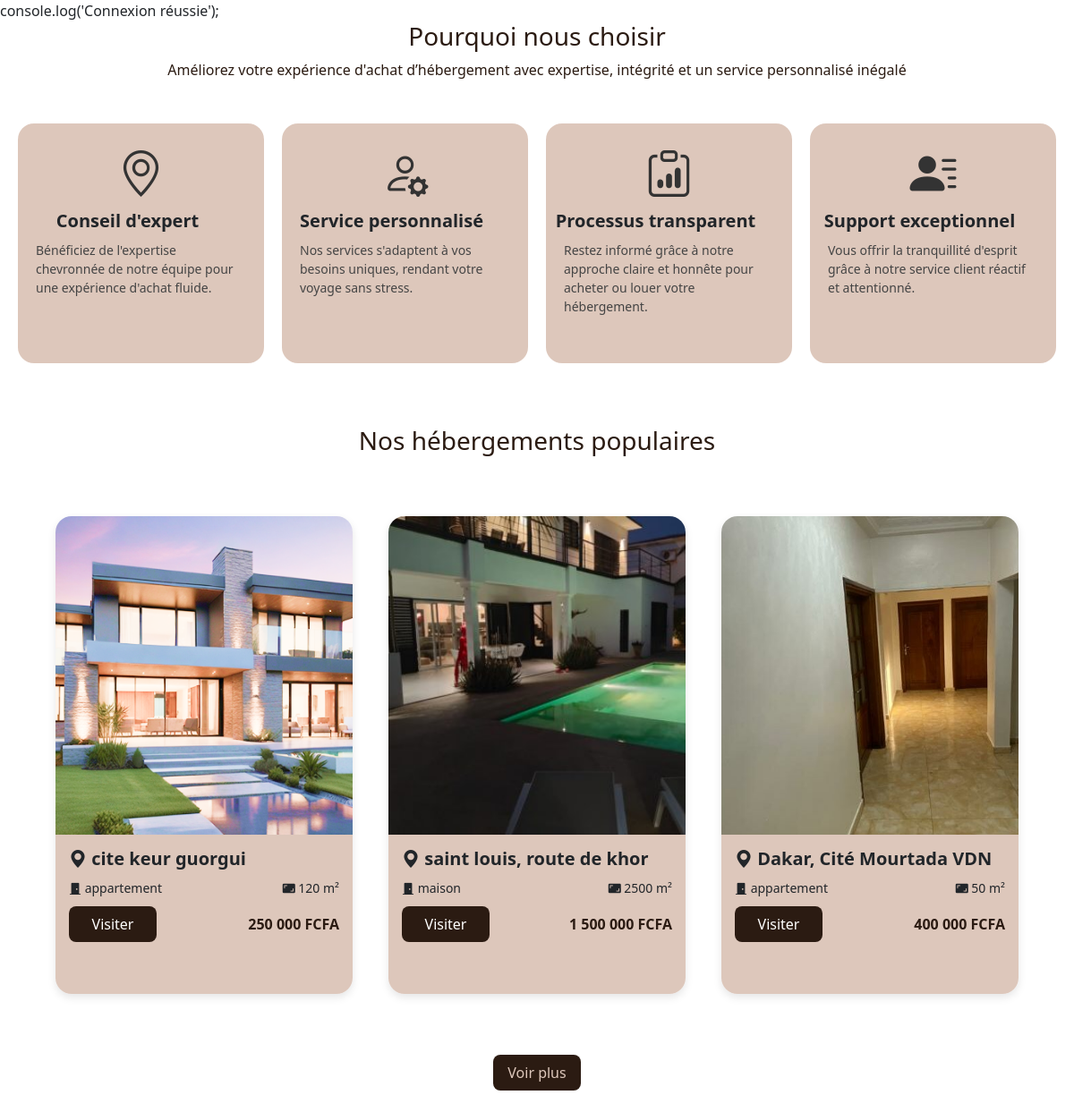
Screenshot of /pages/section2.php with the database file from the repository.
### tables this page shows
CREATE TABLE `bien` (
  `idbien` int(11) NOT NULL,
  `titre` varchar(100) NOT NULL,
  `description` text NOT NULL,
  `photo` varchar(255) NOT NULL,
  `type` varchar(100) NOT NULL,
  `surface` double NOT NULL,
  `prix` double NOT NULL,
  `localisation` varchar(255) NOT NULL,
  `status` varchar(100) NOT NULL,
  `date_creation` datetime NOT NULL DEFAULT current_timestamp()
);

### CRUD/biendModel.php (called while the page is built, shortened)
<?php<?php
require_once("con_db.php");
function getAllBiens()
{
    global $con;
    $sql = "SELECT * FROM bien";
    $result = $con->query($sql);
    if ($result) {
        return $result->fetch_all(MYSQLI_ASSOC);
    } else {
        return [];
    }
}

### pages/section2.php (the view)
<?php
include_once("./CRUD/biendModel.php");
$biens = getAllBiens();
$biensAccueil = array_slice($biens, 0, 3);
?>
<head>
  <link href="https://cdn.jsdelivr.net/npm/bootstrap@5.3.0/dist/css/bootstrap.min.css" rel="stylesheet">
  <link href="https://cdn.jsdelivr.net/npm/bootstrap-icons@1.10.5/font/bootstrap-icons.css" rel="stylesheet">
  <link rel="stylesheet" href="/project_immo/css/section2.css">
</head>
<section>
  <h3 style="text-align: center;color: #2B1B12;" id="section2">Pourquoi nous choisir</h3>
  <p style="text-align: center;color: #2B1B12;">Améliorez votre expérience d'achat d’hébergement avec expertise, intégrité et un service personnalisé inégalé</p>
  <div class="layout-row mt-5">
    <div class="custom-layout">
      <i class="bi bi-geo-alt"></i>
      <h5>Conseil d'expert</h5>
      <p>Bénéficiez de l'expertise chevronnée de notre équipe pour une expérience d'achat fluide.</p>
    </div>
    <div class="custom-layout">
      <i class="bi bi-person-gear"></i>
      <h5>Service personnalisé</h5>
      <p>Nos services s'adaptent à vos besoins uniques, rendant votre voyage sans stress.</p>
    </div>
    <div class="custom-layout">
      <i class="bi bi-clipboard-data"></i>
      <h5>Processus transparent</h5>
      <p>Restez informé grâce à notre approche claire et honnête pour acheter ou louer votre hébergement.</p>
    </div>
    <div class="custom-layout">
      <i class="bi bi-person-lines-fill"></i>
      <h5>Support exceptionnel</h5>
      <p>Vous offrir la tranquillité d'esprit grâce à notre service client réactif et attentionné.</p>
    </div>
  </div>
  <h3 style="text-align: center;color: #2B1B12; margin-top:70px;" id="sectionbien">Nos hébergements populaires</h3>
  <div class="layout-row mt-5 mb-5">
    <div class="container d-flex justify-content-between">
      <?php foreach ($biensAccueil as $bien) : ?>
      <div class="card-hebergement">
        <a href="./pages/detail_bien.php?id=<?= $bien['idbien'] ?>" style="text-decoration: none; color: inherit;">
          <img src="http://localhost/project_immo/CRUD/<?= $bien['photo'] ?>" alt="<?= $bien['titre'] ?>">
          <div class="card-body-custom">
            <h5><i class="bi bi-geo-alt-fill"></i> <?= htmlspecialchars($bien['localisation']) ?></h5>
            <div class="info">
              <span><i class="bi bi-door-closed-fill"></i> <?= htmlspecialchars($bien['type']) ?></span>
              <span><i class="bi bi-aspect-ratio-fill"></i> <?= htmlspecialchars($bien['surface']) ?> m²</span>
            </div>
            <div class="footer-card">
              <button class="btn-visiter">Visiter</button>
              <div class="prix"><?= number_format($bien['prix'], 0, ',', ' ') ?> FCFA</div>
            </div>
          </div>
        </a>
      </div>
      <?php endforeach; ?>
    </div>
  </div>
  <center> <button class="btn-visiter"><a href="./pages/biens.php" id="voir">Voir plus</a></button> </center>
  <br>
</section>

### css/section2.css (style rules this page uses)
.custom-layout { width: 275px; height: 268px; background-color: #DDC7BB; border-radius: 18px; display: flex; flex-direction: column; align-items: center; justify-content: flex-start; padding: 30px 20px; text-align: left; }
.custom-layout i { font-size: 52px; color: #333; margin-bottom: 15px; }
.custom-layout h5 { font-weight: bold; margin-bottom: 10px; margin-left: -30px; }
.custom-layout p { font-size: 14px; color: #444; }
.layout-row { display: flex; justify-content: center; gap: 20px; margin-top: 100px; }
.card-hebergement { width: 382px; height: 534px; border-radius: 18px; overflow: hidden; margin: 20px; background-color: #fff; box-shadow: 0 4px 10px rgba(0, 0, 0, 0.1); }
.card-hebergement img { width: 382px; height: 356px; object-fit: cover; }
.card-body-custom { background-color: #DDC7BB; padding: 15px; height: 178px; }
.card-body-custom h5 { font-weight: bold; margin-bottom: 10px; }
.info { display: flex; justify-content: space-between; font-size: 14px; margin-bottom: 10px; }
.btn-visiter { background-color: #2B1B12; color: white; width: 98px; height: 40px; border-radius: 8px; border: none; }
.footer-card { display: flex; justify-content: space-between; align-items: center; }
.prix { font-weight: bold; font-size: 16px; color: #2B1B12; }
#voir { text-decoration: none; color: #DDC7BB; }

### rows the page displays
bien: photo (picture), localisation "cite keur guorgui", type "appartement", surface "120", prix "250 000"
bien: photo (picture), localisation "saint louis, route de khor", type "maison", surface "2500", prix "1 500 000"
bien: photo (picture), localisation "Dakar, Cité Mourtada VDN", type "appartement", surface "50", prix "400 000"
